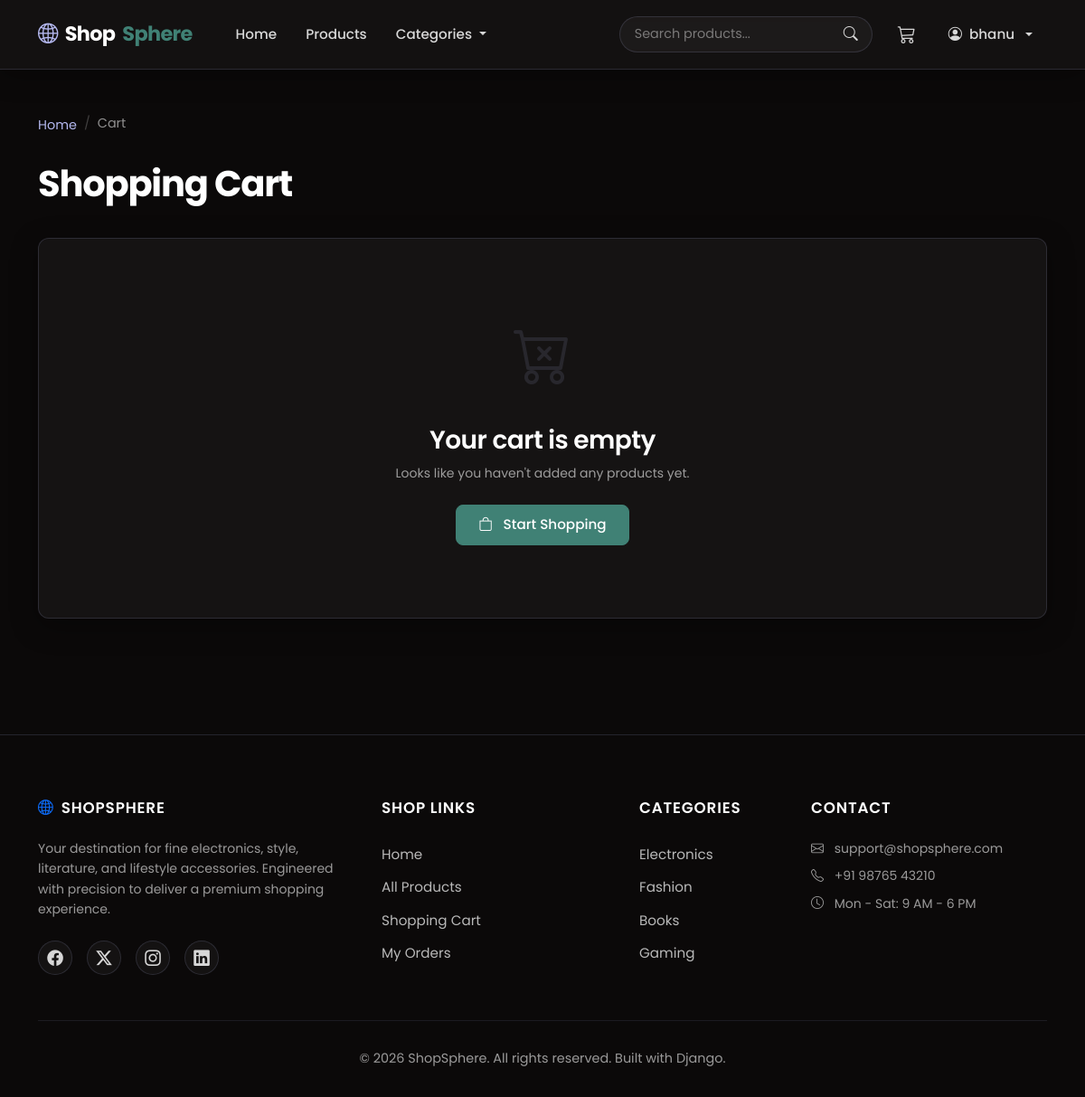
The app's page /cart/ (signed in) with its own data.
### store/models.py (models this page shows, shortened)
class Category(models.Model):
    name = models.CharField(max_length=100, unique=True)

### store/views.py (the view)
@login_required
def cart_view(request):
    cart, created = Cart.objects.get_or_create(
        user=request.user
    )
    items = cart.items.all()
    context = {
        'cart': cart,
        'items': items
    }
    return render(
        request,
        'cart/cart.html',
        context
    )

### store/context_processors.py (called while the page is built)
def shop_context(request):
    context = {
        'nav_categories': Category.objects.all(),
        'cart_count': 0,
    }
    if request.user.is_authenticated:
        try:
            cart = Cart.objects.get(user=request.user)
            total = 0
            for item in cart.items.all():
                total = total + item.quantity
            context['cart_count'] = total
        except Cart.DoesNotExist:
            context['cart_count'] = 0
    return context

### templates/cart/cart.html (shortened to what this page needs)
{% extends 'base.html' %}
{% block content %}
<nav aria-label="breadcrumb">
    <ol class="breadcrumb breadcrumb-shop">
        <li class="breadcrumb-item"><a href="{% url 'home' %}">Home</a></li>
        <li class="breadcrumb-item active">Cart</li>
    </ol>
</nav>
<div class="page-header">
    <h1>Shopping Cart</h1>
</div>
{% if items %}
<div class="row g-4">
    <div class="col-lg-8">
        {% for item in items %}
        <div class="cart-item-card">
            <div class="row align-items-center g-3">
                <div class="col-auto">
                    {% if item.product.image %}
                    <img src="{{ item.product.image.url }}" class="cart-item-img" alt="{{ item.product.name }}">
                    {% else %}
                    <div class="cart-item-img d-flex align-items-center justify-content-center text-muted">
                        <i class="bi bi-image" style="font-size: 1.8rem; opacity: 0.3;"></i>
                    </div>
                    {% endif %}
                </div>
                <div class="col">
                    <h5 class="mb-1" style="font-size: 1.05rem;">
                        <a href="{% url 'product_detail' item.product.slug %}" class="text-white hover-accent">
                            {{ item.product.name }}
                        </a>
                    </h5>
                    <p class="text-muted mb-0 small">&#8377;{{ item.product.price }} each</p>
                </div>
                <div class="col-auto">
                    <form method="POST" action="{% url 'update_cart' item.id %}" class="show-loading d-flex flex-column align-items-center">
                        {% csrf_token %}
                        <div class="quantity-selector">
                            <button type="button" class="qty-btn qty-minus">&minus;</button>
                            <input type="number" name="quantity" class="qty-input"
                                   value="{{ item.quantity }}" min="1" max="{{ item.product.stock }}" readonly>
                            <button type="button" class="qty-btn qty-plus">&plus;</button>
                        </div>
                        <button type="submit" class="btn btn-sm btn-outline-shop mt-2 w-100 py-1" style="font-size: 0.8rem;">
                            <i class="bi bi-arrow-repeat me-1"></i> Update
                        </button>
                    </form>
                </div>
                <div class="col-auto text-end" style="min-width: 110px;">
                    <strong class="d-block mb-1" style="font-size: 1.1rem;">&#8377;{{ item.get_subtotal }}</strong>
                    <a href="{% url 'remove_from_cart' item.id %}" class="text-danger small hover-underline d-inline-flex align-items-center gap-1">
                        <i class="bi bi-trash3"></i> Remove
                    </a>
                </div>
            </div>
        </div>
        {% endfor %}
    </div>
    <div class="col-lg-4">
        <div class="cart-summary">
            <h4 class="mb-4" style="font-size: 1.25rem; font-weight: 600; letter-spacing: -0.02em;">Order Summary</h4>
            <div class="d-flex justify-content-between mb-3" style="font-size: 0.95rem;">
                <span class="text-muted">Subtotal</span>
                <span class="fw-medium text-white">&#8377;{{ cart.get_total }}</span>
            </div>
            <div class="d-flex justify-content-between mb-3" style="font-size: 0.95rem;">
                <span class="text-muted">Shipping</span>
                <span class="text-primary fw-semibold">Free</span>
            </div>
            <hr style="border-color: var(--borders); margin: 20px 0;">
            <div class="d-flex justify-content-between mb-4">
                <span class="fw-semibold">Total</span>
                <strong class="product-detail-price" style="font-size: 1.4rem;">&#8377;{{ cart.get_total }}</strong>
            </div>
            <a href="{% url 'checkout' %}" class="btn btn-primary-shop w-100 mb-3 py-2.5">
                <i class="bi bi-credit-card me-2"></i> Proceed to Checkout
            </a>
            <a href="{% url 'product_list' %}" class="btn btn-outline-shop w-100 py-2.5">
                <i class="bi bi-arrow-left me-2"></i> Continue Shopping
            </a>
        </div>
    </div>
</div>
{% else %}
<div class="cart-empty">
    <div class="cart-empty-icon">
        <i class="bi bi-cart-x"></i>
    </div>
    <h3>Your cart is empty</h3>
    <p class="text-muted mb-4 small">Looks like you haven't added any products yet.</p>
    <a href="{% url 'product_list' %}" class="btn btn-primary-shop px-4">
        <i class="bi bi-bag me-1"></i> Start Shopping
    </a>
</div>
{% endif %}
{% endblock %}

### templates/base.html (shortened to what this page needs)
{% load static %}
<!DOCTYPE html>
<html lang="en">
<head>
    <link href="https://cdn.jsdelivr.net/npm/bootstrap@5.3.3/dist/css/bootstrap.min.css" rel="stylesheet">
    <link rel="stylesheet" href="https://cdn.jsdelivr.net/npm/bootstrap-icons@1.11.3/font/bootstrap-icons.min.css">
    <link rel="stylesheet" href="{% static 'css/style.css' %}">
</head>
<body>
<nav class="navbar navbar-expand-lg navbar-dark navbar-shopsphere">
    <div class="container">
        <a class="navbar-brand navbar-brand-shop" href="{% url 'home' %}">
            <i class="bi bi-globe2 text-accent"></i> Shop<span>Sphere</span>
        </a>
        <div class="collapse navbar-collapse" id="navbarMain">
            <ul class="navbar-nav me-auto ms-lg-3">
                <li class="nav-item">
                    <a class="nav-link nav-link-shop" href="{% url 'home' %}">Home</a>
                </li>
                <li class="nav-item">
                    <a class="nav-link nav-link-shop" href="{% url 'product_list' %}">Products</a>
                </li>
                <li class="nav-item dropdown">
                    <a class="nav-link nav-link-shop dropdown-toggle" href="#" data-bs-toggle="dropdown">
                        Categories
                    </a>
                </li>
            </ul>
            <form class="d-flex navbar-search me-lg-3 my-2 my-lg-0" method="GET" action="{% url 'product_list' %}">
                <input class="form-control" type="search" name="search" placeholder="Search products..."
                       value="{{ request.GET.search }}" aria-label="Search">
                <button class="btn btn-search" type="submit">
                    <i class="bi bi-search"></i>
                </button>
            </form>
            <ul class="navbar-nav align-items-lg-center gap-2">
                <li class="nav-item">
                    <a class="nav-link cart-icon-link" href="{% url 'cart' %}" title="Shopping Cart">
                        <i class="bi bi-cart3"></i>
                    </a>
                </li>
                {% if user.is_authenticated %}
                <li class="nav-item dropdown">
                    <a class="nav-link nav-link-shop dropdown-toggle d-flex align-items-center gap-2" href="#" data-bs-toggle="dropdown">
                        <i class="bi bi-person-circle"></i> {{ user.username }}
                    </a>
                </li>
                {% endif %}
            </ul>
        </div>
    </div>
</nav>
<main>
    <div class="container py-5">
        {% block content %}
        {% endblock %}
    </div>
</main>
<footer class="footer-shopsphere">
    <div class="container">
        <div class="row g-4">
            <div class="col-lg-4 col-md-6">
                <h5 class="footer-heading d-flex align-items-center gap-2">
                    <i class="bi bi-globe2 text-primary"></i> ShopSphere
                </h5>
                <p class="text-muted small mb-4">
                    Your destination for fine electronics, style, literature, and lifestyle accessories. Engineered with precision to deliver a premium shopping experience.
                </p>
                <div class="footer-socials">
                    <a href="#" aria-label="Facebook"><i class="bi bi-facebook"></i></a>
                    <a href="#" aria-label="X"><i class="bi bi-twitter-x"></i></a>
                    <a href="#" aria-label="Instagram"><i class="bi bi-instagram"></i></a>
                    <a href="#" aria-label="LinkedIn"><i class="bi bi-linkedin"></i></a>
                </div>
            </div>
            <div class="col-lg-3 col-md-6">
                <h5 class="footer-heading">Shop Links</h5>
                <a class="footer-link" href="{% url 'home' %}">Home</a>
                <a class="footer-link" href="{% url 'product_list' %}">All Products</a>
                <a class="footer-link" href="{% url 'cart' %}">Shopping Cart</a>
                {% if user.is_authenticated %}
                <a class="footer-link" href="{% url 'order_history' %}">My Orders</a>
                {% else %}
                <a class="footer-link" href="{% url 'login' %}">Login</a>
                <a class="footer-link" href="{% url 'register' %}">Register</a>
                {% endif %}
            </div>
            <div class="col-lg-2 col-md-6">
                <h5 class="footer-heading">Categories</h5>
                {% for cat in nav_categories|slice:":4" %}
                <a class="footer-link" href="{% url 'product_list' %}?category={{ cat.id }}">
                    {{ cat.name }}
                </a>
                {% empty %}
                <p class="text-muted small">No categories</p>
                {% endfor %}
            </div>
            <div class="col-lg-3 col-md-6">
                <h5 class="footer-heading">Contact</h5>
                <p class="text-muted small mb-2"><i class="bi bi-envelope me-2"></i> support@shopsphere.com</p>
                <p class="text-muted small mb-2"><i class="bi bi-telephone me-2"></i> +91 98765 43210</p>
                <p class="text-muted small"><i class="bi bi-clock me-2"></i> Mon - Sat: 9 AM - 6 PM</p>
            </div>
        </div>
        <div class="footer-bottom">
            <p class="mb-0">&copy; 2026 ShopSphere. All rights reserved. Built with Django.</p>
        </div>
    </div>
</footer>
</body>
</html>

### records on screen
Category: name "Electronics"
Category: name "Fashion"
Category: name "Books"
Category: name "Gaming"

### other values on screen
{{ user.username }} "bhanu"
